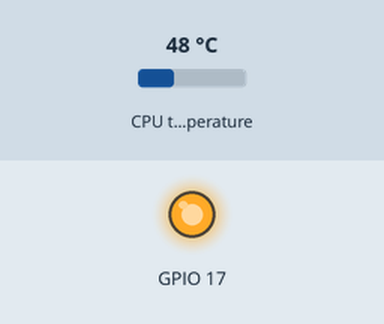
Simulated run of this program. Board: Raspberry Pi (BCM pin numbers), started with the arguments --gpio 17 --on 3 --off 3. On the bench: output pins drawn as LEDs (lit = HIGH). The inputs (shaded band) are chosen by the test bench; at power-on: CPU temperature 48 °C.

Above: at 0.1 s.
Timing chart, 0 to 1.6 s (numbered marks = the images above):
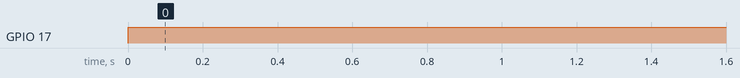

Measured:
- by itself, GPIO 17: LOW → HIGH at 0.00 s

The program:

fan.py
```python
#!/usr/bin/env python
import sys
sys.path.append('/storage/.kodi/addons/virtual.rpi-tools/lib')
import argparse
import time
from gpiozero import OutputDevice, CPUTemperature

if __name__ == "__main__":
    parser = argparse.ArgumentParser(description='Python script to control fan on Raspberry Pi')
    parser.add_argument('--gpio', '-g', required=True, help='GPIO pin name (e.g.: GPIO17, BCM17, BOARD11, WPI0, J8:11)')
    parser.add_argument('--on', '-n', required=True, type=float, help='ON threshold to start (in Celsius)')
    parser.add_argument('--off', '-f', required=True, type=float, help='OFF threshold to stop (in Celsius)')
    parser.add_argument('--interval', '-i', default=5, type=int, help='How often we check CPU temperature (seconds)')
    args = parser.parse_args()

    fan = OutputDevice(args.gpio)
    cpu = CPUTemperature()
    previousTemperature = cpu.temperature

    while True:
        if cpu.temperature > args.on:
            fan.on()
        elif cpu.temperature < args.off and cpu.temperature >= previousTemperature:
            fan.off()
        previousTemperature = cpu.temperature
        time.sleep(args.interval)
```
